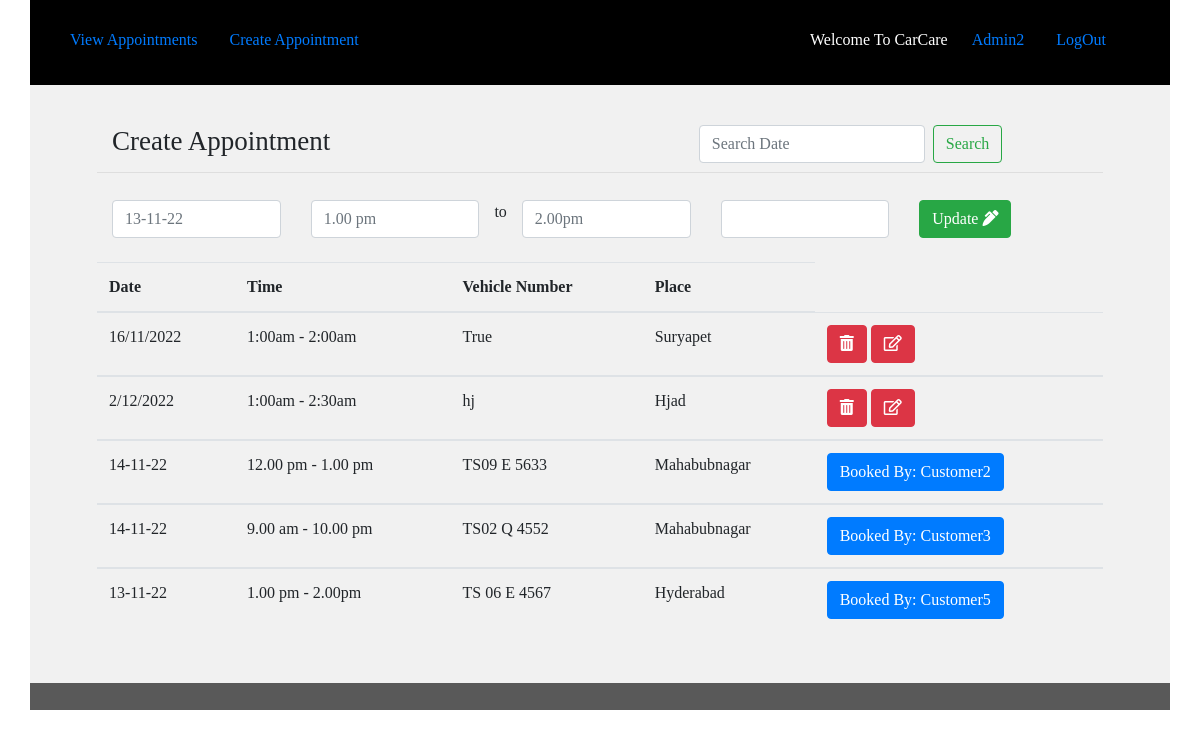
Page /teacher/create_appointment/update/4/ (signed in) on the committed database.
### adminapp/models.py (models this page shows, shortened)
class Appointment(models.Model):
	user=models.ForeignKey(settings.AUTH_USER_MODEL,blank=True, null=True,on_delete=models.DO_NOTHING)
	date=models.CharField(max_length=50)
	time_start=models.CharField(max_length=50)
	time_end=models.CharField(max_length=50)
	vechilenum=models.CharField(max_length=50)
	appointment_with=models.CharField(max_length=50,blank=True)
	update_time=models.DateField(auto_now=True, auto_now_add=False)
	frist_time=models.DateField(auto_now=False, auto_now_add=True)
	place = models.CharField(max_length=61)

### adminapp/views.py (the view)
# urls.py: path('create_appointment/update/<int:id>/', teacher_appointment_update,name='teacher_appointment_update'),
def teacher_appointment_update(request,id):
	group_name=Group.objects.all().filter(user = request.user)# get logget user grouped name
	group_name=str(group_name[0]) # convert to string
	if "Admin" == group_name:
		user_name=request.user.get_username()#Getting Username
		appointment_list = Appointment.objects.all().order_by("-id").filter(user=request.user)
		q=request.GET.get("q") #search start
		if q:
			appointment_list=appointment_list.filter(date__icontains=q)
		else:
			appointment_list = appointment_list #search end
		single_appointment=ingle_appointment= Appointment.objects.get(id=id)
		form = AppointmentForm(request.POST or None, instance=single_appointment)
		if form.is_valid():
			    saving=form.save(commit=False)
			    saving.user=request.user
			    saving.save()
			    messages.success(request, 'Post Created Sucessfully')
			    return redirect('http://127.0.0.1:8000/teacher/create_appointment/')
		appointments= {
		    "query": appointment_list,
		    "user_name":user_name,
		    "form":form,
		}
		return render(request, 'admin_appointment_update.html', appointments )
	else:
		return redirect('http://127.0.0.1:8000/')

### adminapp/forms.py
class AppointmentForm(forms.ModelForm):
	class Meta:
		model=Appointment
		fields=[
		    "date",
		    "time_start",
		    "time_end",
		    "place",
		    "appointment_with"
		]

### templates/admin_appointment_update.html (shortened to what this page needs)
{% extends 'common_admin.html' %}
{% block common_admin %}
   <div class="student">
           <div class="container">
          <div class="row min-height">
              <div class="col-sm-12">
                            <div class="row main_boder">
                                <div class="col-sm-7">
                                     <h3 class="appointmnet_list">Create Appointment</h3>
                                </div>
                                <div class="col-sm-5">
                                      <form class="form-inline my-2 my-lg-0" method="GET" action="">
                                          <input class="form-control mr-sm-2" type="text" name="q" placeholder="Search Date" placeholder="Search With Name" aria-label="Search">
                                          <button class="btn btn-outline-success my-2 my-sm-0" type="submit" value="Search">Search</button>
                                       </form>
                                </div>
                            </div>
                          <form method="POST" action="">{% csrf_token %}
                               <div class="row" id="datepairExample">
                                  <div class="col">
                                    <input type="text" class="form-control date start"  name="{{form.date.name}}" required id="id_{{form.date.name}}" placeholder="{{form.date.value}}">
                                  </div>
                                  <div class="col">
                                    <input type="text" class="form-control time start" name="{{form.time_start.name}}" required id="id_{{form.time_start.name}}" required placeholder="{{form.time_start.value}}">
                                  </div> to
                                  <div class="col">
                                    <input type="text" class="form-control time end" name="{{form.time_end.name}}" required id="id_{{form.time_end.name}}" required placeholder="{{form.time_end.value}}">
                                  </div>
                                  <div class="col">
                                    <input type="text" class="form-control" name="{{form.room_number.name}}" required id="id_{{form.room_number.name}}" required placeholder="{{form.room_number.value}}">
                                  </div>
                                  <div class="col">
                                    <button type="submit" class="btn btn-success">Update <i class="fas fa-pen-alt"></i></button>
                                  </div>
                                </div>
                             </form>
                             <br>
      </div>
                             <table class="table">
                                       <thead>
                                        <tr>
                                            <th scope="col">Date</th>
                                            <th scope="col">Time</th>
                                            <th scope="col">Vehicle Number</th>
                                            <th scope="col">Place</th>
                                        </tr>
                                      </thead>{% for appoint in query %}
                                      {% if appoint.appointment_with != '' %}
                                      <tbody>
                                        <tr>
                                          <td>{{appoint.date}}</td>
                                          <td>{{appoint.time_start}} - {{appoint.time_end}}</td>
                                          <td>{{appoint.vechilenum}}</td>
                                            <td>{{appoint.place}}</td>
                                          <td><button title="Already booked, Not editable" type="button" class="btn btn-primary">Booked By: {{appoint.appointment_with}}</button></td>
                                        </tr>
                                      </tbody>{% endif %}
                                      {% if appoint.appointment_with == '' %}
                                      <tbody>
                                        <tr>
                                          <td>{{appoint.date}}</td>
                                          <td>{{appoint.time_start}} - {{appoint.time_end}}</td>
                                          <td>{{appoint.vechilenum}}</td>
                                            <td>{{appoint.place}}</td>
                                          <td><a href='{% url "appointment_delete" id=appoint.id %}'><button type="submit" class="btn btn-danger"><i class="fas fa-trash-alt"></i></button></a> <a href='{% url "teacher_appointment_update" id=appoint.id %}'><button type="submit" class="btn btn-danger"><i class="far fa-edit"></i></button></a></td>
                                        </tr>
                                      </tbody>{% endif %}
                                      {% endfor %}
                              </table>
              </div>
          </div>
      </div>
      <div class="footer">
           <div class="container">
          <div class="row">
              <div class="col-sm-12">
              </div>
          </div>
      </div>
      </div>
{% endblock common_admin %}

### templates/common_admin.html
{% extends 'common.html' %}
{% block body %}
   <div class="container ">
   	<div class="row studnet_nav">
   	             <div class="col-sm-8">
						     <ul class="nav nav-pills">
								  <li class="nav-item">
								    <a class="nav-link" href='{% url "teacher_home"%}'>View Appointments</a>
								  </li>
								  <li class="nav-item">
								    <a class="nav-link" href='{% url "teacher_appointment_list"%}'>Create Appointment</a>
								  </li>
							  </ul>
                  </div>
                 <div class="col-sm-4">
					     <ul class="nav nav-pills">
							  <li class="nav-item">
							    <p>Welcome To CarCare </p>
							  </li>
							  <li class="nav-item">
							    <a class="nav-link" href="#">{{user_name}}</a>
							  </li>
							  <li class="nav-item">
							    <a class="nav-link" href='{% url "logout"%}'>LogOut</a>
							  </li>
						  </ul>
	       		 </div>
	  </div>
    </div>
    {% block common_admin %}
    {% endblock common_admin %}
{% endblock %}

### static/css/style.css (style rules this page uses)
.login { height: 723px; }
.row.studnet_nav { background: hsl(0, 0%, 16%); PADDING: 5PX; }
.row.studnet_nav { background: black; color: white; padding: 9px; padding-top: 20px; }
h3.appointmnet_list { padding: 19px 0px 10px 0px; font-weight: normal; font-size: 27px; }
.student .row { background: #f1f1f1; }
body { font-family: cursive;!important }
.footer .row { background: #595959; text-align: center; font-size: 14px; color: white; padding: 13px; }
li.nav-item p { padding: 8px; }
h3.appointmnet_list { padding: 19px 0px 6px 0px; margin-bottom: 27px; font-weight: normal; font-size: 27px; }
.min-height h3.appointmnet_list { padding: 0px 0px 6px 0px; margin-bottom: 9px; font-weight: normal; font-size: 27px; }
.row.min-height { background: #f1f1f1; padding: 20px 67px 36px 67px; }
.row.main_boder { margin-bottom: 27px; border-bottom: 1px solid #00000014; }
.row.min-height { background: #f1f1f1; padding: 40px 67px 36px 67px; min-height: 591px; }
.main_boder { border-bottom: 1px solid #00000014; }

### rows in the picture
Appointment: date "13-11-22", time_start "1.00 pm", time_end "2.00pm", vechilenum "TS 06 E 4567", place "Hyderabad", appointment_with "Customer5"
Appointment: date "16/11/2022", time_start "1:00am", time_end "2:00am", vechilenum "True", place "Suryapet"
Appointment: date "2/12/2022", time_start "1:00am", time_end "2:30am", vechilenum "hj", place "Hjad"
Appointment: date "14-11-22", time_start "12.00 pm", time_end "1.00 pm", vechilenum "TS09 E 5633", place "Mahabubnagar", appointment_with "Customer2"
Appointment: date "14-11-22", time_start "9.00 am", time_end "10.00 pm", vechilenum "TS02 Q 4552", place "Mahabubnagar", appointment_with "Customer3"

### other values in the picture
{{ user_name }} "Admin2"
